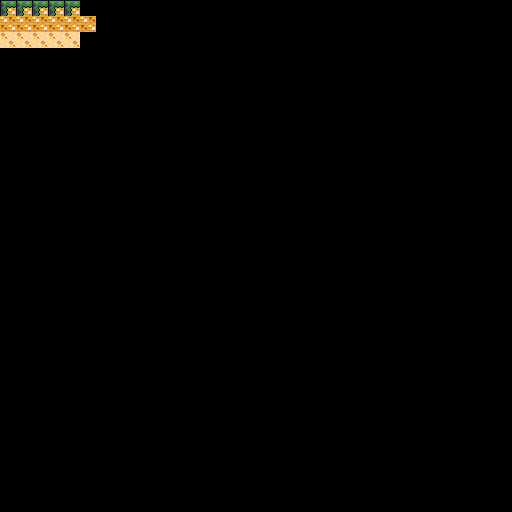

A 2D game scene composited from a Tiled map and its tileset images. What follows is a short description and the map's XML, with each tile layer's data collapsed to a summary:
An orthogonal 32x32 tile map with 16x16 px tiles, 1 tile layer (Tile Layer 1).

<map version="1.5" tiledversion="1.5.0" orientation="orthogonal" renderorder="right-down" width="32" height="32" tilewidth="16" tileheight="16" infinite="0" nextlayerid="2" nextobjectid="1">
 <tileset firstgid="1" source="TileSet.tsx" />
 <layer id="1" name="Tile Layer 1" width="32" height="32">
  <data>[1024 cells, 16 non-empty, 3 distinct tile ids]</data>
 </layer>
</map>
